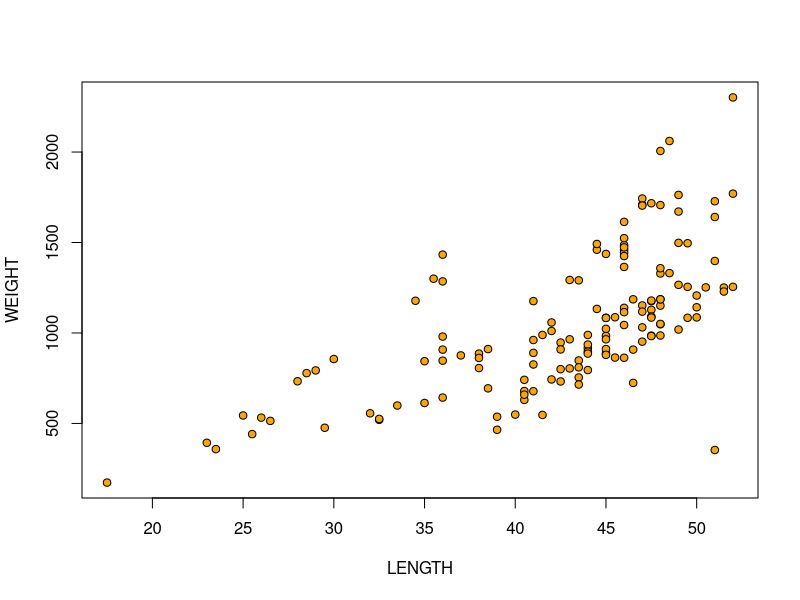
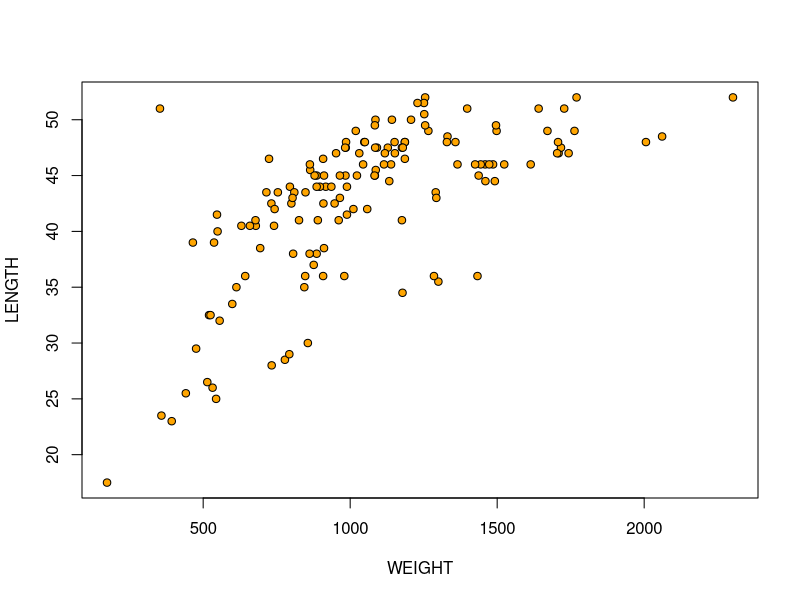
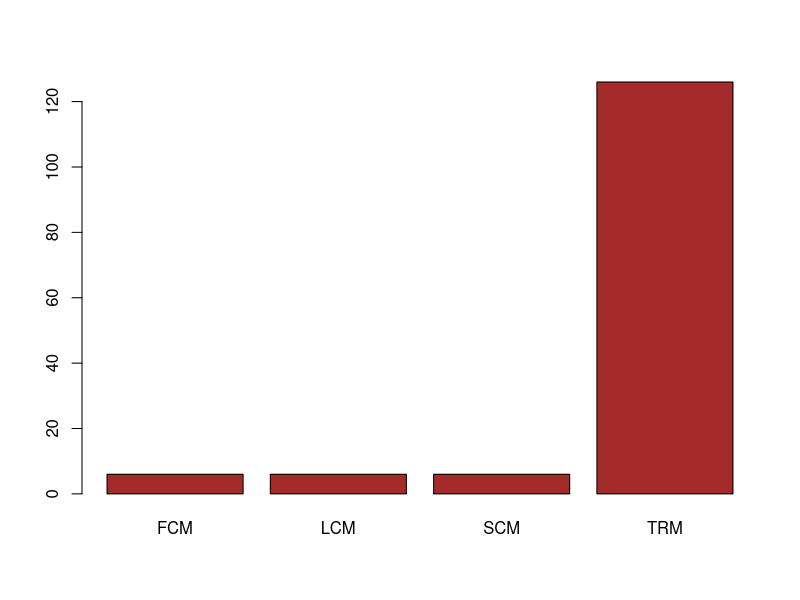
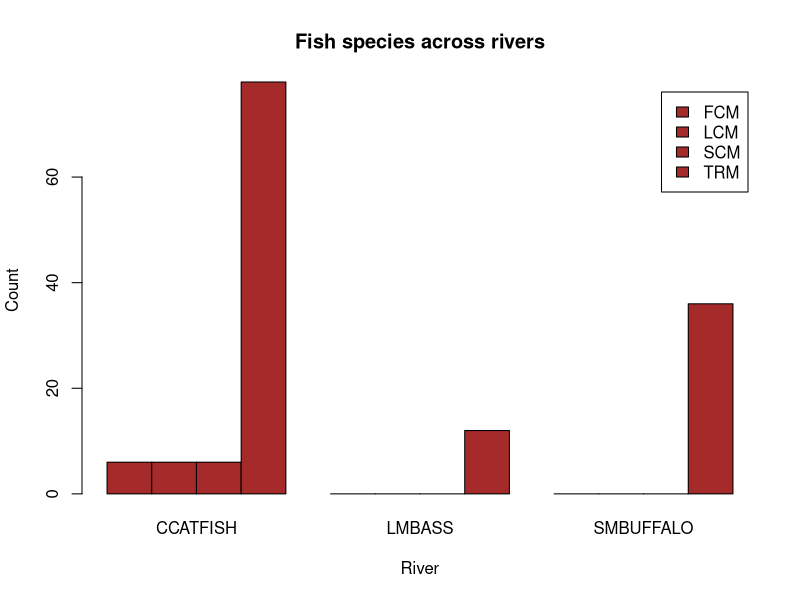
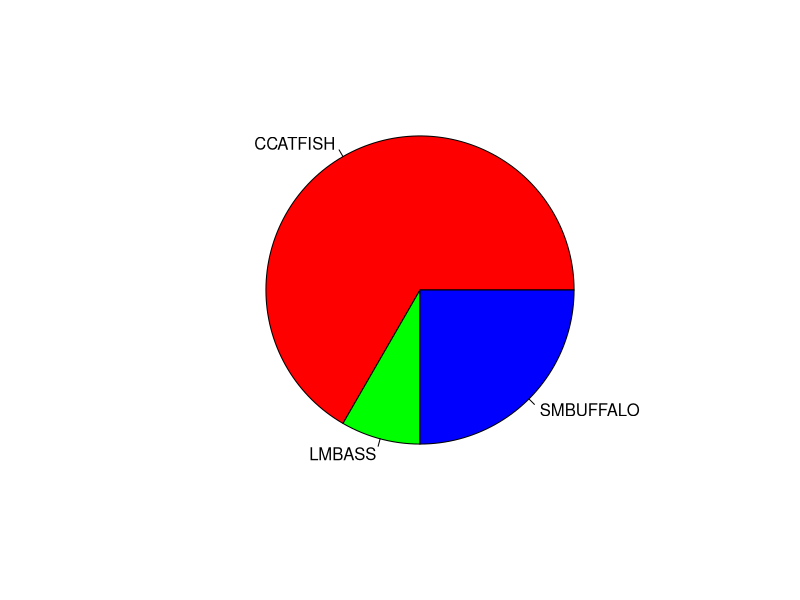

Reproduce these figures in R, in order.
# Task 1:
getwd()

# Task 2:
# using some of the given example R code we can read data into my instance of R studio
# Although at this time I'm not sure of what type of data data( the var) is here
# maybe a vector?
data <- read.csv("DDT-1.csv")

# Apply more given code, this gives me an entire row of the .csv file. 2nd arg is number of rows to be returned
head(data,6)

# Task 3:
# This task asks about some metadata about the data object we used above

# Number of species in the data set
length(unique(data$SPECIES))

# subset for large mouth bass with a weight > 800 mg
large_mouth_base_subset <- data[data$SPECIES == "LMBASS" & data$WEIGHT > 800, ]
large_mouth_base_subset

# Now to slice up the data by river and DDT amounts
ddt_and_SMC_river <- data[data$RIVER == "SCM" & data$DDT > 4.0, ]
ddt_and_SMC_river

# Task 4:
# Time to do some math... rock and roll?? (oh nevermind we have functions it seems)

# mean is the average
mean(data$LENGTH) # Wild we can't store this value

# mean_length <- mean(data$LENGTH)
# mean_length does not compile which is odd

# now to calc the standard div and off to the web for documentation!
# Found some here for standard div: https://www.scaler.com/topics/built-in-functions-in-r/

sd(data$WEIGHT)

# Task 5:
# time to start working with plots

# Cook up both plots to compare
with(data, plot(WEIGHT ~ LENGTH, bg = "Orange", pch = 21, cex = 1))
with(data, plot(LENGTH ~ WEIGHT, bg = "Orange", pch = 21, cex = 1))

# a math question now
# if v = 1:20 what is the last value of v/20?

# A vector 1 - 20 then divide every element by 20
v = 1:20
v / 20

# task 5: Table time
river_table = with(data,table(data$RIVER))
river_table

# Now to make the bar plot
barplot(river_table, col = "brown")

# Now to make a crossed table with rivers and fish
crossed_table_river_fish = with(data, table(data$RIVER, data$SPECIES))
crossed_table_river_fish

# create a cross table of river and fish species
crossed_table_river_fish <- table(data$RIVER, data$SPECIES)

# make a barplot
barplot(crossed_table_river_fish,
        beside = TRUE,      # put species side-by-side for each river
        col = "brown",
        legend = TRUE,      # add legend for fish species
        xlab = "River",
        ylab = "Count",
        main = "Fish species across rivers")

# Task 6 Pie chart time!

# make the table
species_pie_table <- table(data$SPECIES)

pie(species_pie_table,col = rainbow(3))


